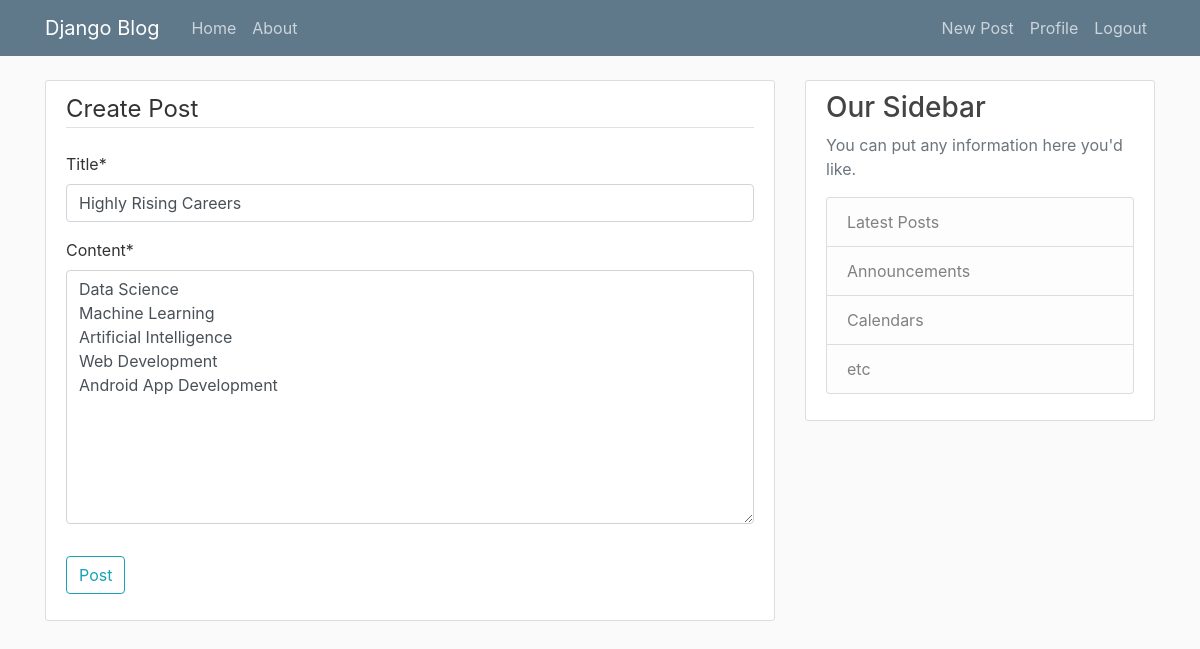
The app's page /post/11/update/ (signed in) with its own data.
### blog/models.py (models this page shows, shortened)
class Post(models.Model):
    title = models.CharField(max_length=100)
    content = models.TextField()
    date_posted = models.DateTimeField(default=timezone.now)
    author = models.ForeignKey(User, on_delete=models.CASCADE)

### blog/views.py (the view, shortened to what this page needs)
# urls.py: path('post/<int:pk>/update/', PostUpdateView.as_view(), name='post-update'),
class PostUpdateView(LoginRequiredMixin, UserPassesTestMixin, UpdateView):
    model = Post
    fields = ['title', 'content']
    def test_func(self):
        post = self.get_object()
        return(self.request.user == post.author)

### blog/templates/blog/post_form.html (shortened to what this page needs)
{% extends "base.html" %}
{% load crispy_forms_tags %}
{% block content %}
    <div class="content-section">
        <form method="POST">
            <fieldset class="form-group">
                <legend class="border-bottom mb-4">Create Post</legend>
                {{ form|crispy  }}
            </fieldset>
            <div class="form-group">
                <button class="btn btn-outline-info" type="submit">Post</button>
            </div>
        </form>
    </div>
{% endblock content %}

### blog/static/style.css (style rules this page uses)
body { background: #fafafa; color: #333333; margin-top: 5rem; }
.content-section { background: #ffffff; padding: 10px 20px; border: 1px solid #dddddd; border-radius: 3px; margin-bottom: 20px; }

### records on screen
Post: title "Highly Rising Careers", content "Data Science Machine Learning Artificial Intelligence Web Development Android App Development"
